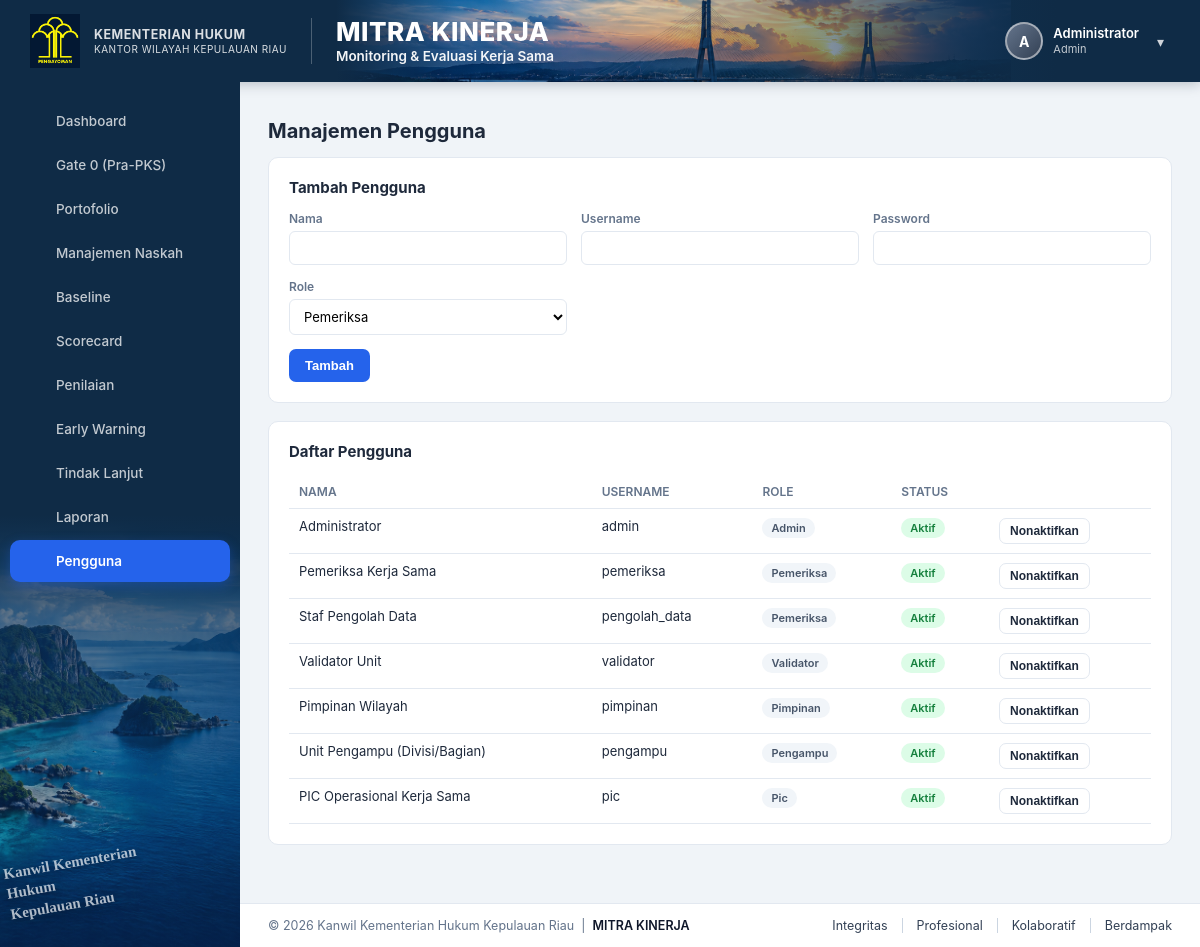
Page /users_list.php (signed in) on the committed database.
### tables this page shows
CREATE TABLE `users` (
  `id` int(11) NOT NULL AUTO_INCREMENT,
  `nama` varchar(150) NOT NULL,
  `username` varchar(50) NOT NULL,
  `password_hash` varchar(255) NOT NULL,
  `role` enum('admin','pemeriksa','validator','pimpinan','pengampu','pic') NOT NULL,
  `aktif` tinyint(1) NOT NULL DEFAULT 1,
  `created_at` timestamp NOT NULL DEFAULT current_timestamp(),
  PRIMARY KEY (`id`),
  UNIQUE KEY `username` (`username`)
);

### includes/auth.php (called while the page is built, shortened)
<?php
require_once __DIR__ . '/functions.php';
function currentUser(bool $forceRefresh = false): ?array {
    static $cachedUser = null;
    static $hasChecked = false;
    if ($hasChecked) {
        return $cachedUser;
    }
    try {
        $cachedUser = $_SESSION['user'];
        $hasChecked = true;
        return $cachedUser;
    } catch (Throwable $e) {
        error_log('currentUser DB verification failed: ' . $e->getMessage());
        $hasChecked = true;
        $cachedUser = null;
        return null;
    }
}

### includes/functions.php (called while the page is built, shortened)
<?php
function h(?string $s): string {
    return htmlspecialchars($s ?? '', ENT_QUOTES, 'UTF-8');
}

### users_list.php (the view, shortened to what this page needs)
<?php
require_once __DIR__ . '/includes/auth.php';
$pdo = getDB();
$users = $pdo->query('SELECT * FROM users ORDER BY role, nama')->fetchAll();
require __DIR__ . '/includes/header.php';
?>
<h1 style="font-size:20px;">Manajemen Pengguna</h1>
<div class="card">
    <h2>Tambah Pengguna</h2>
    <form method="post">
        <div class="form-grid">
            <div class="field"><label>Nama</label><input type="text" name="nama" required></div>
            <div class="field"><label>Username</label><input type="text" name="username" required maxlength="50" pattern="^[a-zA-Z0-9_\-\.]+$"></div>
            <div class="field"><label>Password</label><input type="password" name="password" required minlength="6"></div>
            <div class="field">
                <label>Role</label>
                <select name="role">
                    <option value="pemeriksa">Pemeriksa</option>
                </select>
            </div>
        </div>
        <div style="margin-top:14px;"><button type="submit" class="btn btn-primary">Tambah</button></div>
    </form>
</div>
<div class="card">
    <h2>Daftar Pengguna</h2>
    <div class="table-wrap">
    <table>
        <thead><tr><th>Nama</th><th>Username</th><th>Role</th><th>Status</th><th></th></tr></thead>
        <tbody>
        <?php foreach ($users as $u): ?>
        <tr>
            <td><?= h($u['nama']) ?></td>
            <td><?= h($u['username']) ?></td>
            <td><span class="badge badge-secondary"><?= h(ucfirst($u['role'])) ?></span></td>
            <td><span class="badge badge-<?= $u['aktif'] ? 'success' : 'danger' ?>"><?= $u['aktif'] ? 'Aktif' : 'Nonaktif' ?></span></td>
            <td>
                <form method="post" style="display:inline;">
                    <button type="submit" class="btn btn-outline btn-sm"><?= $u['aktif'] ? 'Nonaktifkan' : 'Aktifkan' ?></button>
                </form>
            </td>
        </tr>
        <?php endforeach; ?>
        </tbody>
    </table>
    </div>
</div>
<?php require __DIR__ . '/includes/footer.php'; ?>

### includes/header.php (shortened to what this page needs)
<?php
$user = currentUser();
$currentPage = basename($_SERVER['PHP_SELF'] ?? '', '.php');
$role = $user['role'] ?? 'pemeriksa';
$allNavItems = [
    ['page' => 'dashboard',      'label' => 'Dashboard',         'roles' => ['admin','pemeriksa','validator','pimpinan','pengampu','pic']],
    ['page' => 'gate0',          'label' => 'Gate 0 (Pra-PKS)',  'roles' => ['admin','pemeriksa','pimpinan','pengampu']],
    ['page' => 'portofolio',     'label' => 'Portofolio',        'roles' => ['admin','pemeriksa','validator','pimpinan','pengampu','pic']],
    ['page' => 'mitra_manage',   'label' => 'Manajemen Naskah',  'roles' => ['admin','pemeriksa','pengampu']],
    ['page' => 'baseline',       'label' => 'Baseline',          'roles' => ['admin','pemeriksa','validator','pimpinan','pengampu','pic']],
    ['page' => 'scorecard',      'label' => 'Scorecard',         'roles' => ['admin','pemeriksa','validator','pimpinan','pengampu','pic']],
    ['page' => 'mitra_validasi', 'label' => 'Penilaian',         'roles' => ['admin','pemeriksa','validator']],
    ['page' => 'early_warning',  'label' => 'Early Warning',     'roles' => ['admin','pemeriksa','validator','pimpinan','pengampu','pic']],
    ['page' => 'tindak_lanjut',  'label' => 'Tindak Lanjut',     'roles' => ['admin','pemeriksa','validator','pimpinan','pengampu','pic']],
    ['page' => 'laporan',        'label' => 'Laporan',           'roles' => ['admin','pemeriksa','validator','pimpinan','pengampu','pic']],
];
$navItems = array_filter($allNavItems, fn($n) => in_array($role, $n['roles'], true));
$initials = '';
if ($user) {
    $parts = preg_split('/\s+/', trim($user['nama']));
    $initials = strtoupper(substr($parts[0], 0, 1));
}
?>
<!DOCTYPE html>
<html lang="id">
<head>
<link rel="stylesheet" href="public/css/style.css?v=<?= filemtime(__DIR__ . '/../public/css/style.css') ?>">
</head>
<body>
<?php if ($user): ?>
<div class="app-layout">
<div class="app-layout-main">
    <aside class="sidebar">
        <nav class="sidebar-nav">
            <?php foreach ($navItems as $nav): ?>
            <a href="<?= $nav['page'] ?>.php" class="<?= $currentPage === $nav['page'] ? 'active' : '' ?>">
                <span class="nav-icon"><?= $icons[$nav['page']] ?? '' ?></span><span><?= $nav['label'] ?></span>
            </a>
            <?php endforeach; ?>
            <?php if ($user['role'] === 'admin'): ?>
            <a href="users_list.php" class="<?= $currentPage === 'users_list' ? 'active' : '' ?>">
                <span class="nav-icon"><?= $icons['users_list'] ?? '' ?></span><span>Pengguna</span>
            </a>
            <?php endif; ?>
        </nav>
        <div class="sidebar-motto">Kanwil Kementerian Hukum<br>Kepulauan Riau</div>
    </aside>
    <div class="app-content">
        <header class="app-hero">
            <div class="hero-left">
                <div class="hero-logo-block">
                    <div class="hero-logo-badge">
                        <img src="public/img/logo-hukum.png" alt="Logo Hukum">
                    </div>
                    <div class="hero-instansi">
                        <strong>KEMENTERIAN HUKUM</strong>
                        <span>KANTOR WILAYAH KEPULAUAN RIAU</span>
                    </div>
                </div>
                <div class="hero-titles">
                    <div class="hero-title">MITRA KINERJA</div>
                    <div class="hero-subtitle">Monitoring &amp; Evaluasi Kerja Sama</div>
                </div>
            </div>
            <div class="hero-right">
                <div class="header-user">
                    <div class="user-avatar"><?= h($initials) ?></div>
                    <div class="user-info">
                        <div class="user-name"><?= h($user['nama']) ?></div>
                        <div class="user-role"><?= h(ucfirst($user['role'])) ?></div>
                    </div>
                    <form method="POST" action="logout.php" style="display:inline;margin:0;padding:0;" onsubmit="return confirm('Apakah Anda yakin ingin keluar dari akun?');">
                        <button type="submit" class="btn-logout" title="Keluar / Logout" style="background:none;border:none;cursor:pointer;font:inherit;line-height:inherit;display:inline-flex;align-items:center;">▾</button>
                    </form>
                </div>
            </div>
        </header>
        <div class="page-body">
<?php else: ?>
<div class="page-body">
<?php endif; ?>

### rows in the picture
users: nama "A", nama "Administrator", role "Admin", username "admin", aktif "Aktif"
users: nama "Pemeriksa Kerja Sama", username "pemeriksa", role "Pemeriksa", aktif "Aktif"
users: nama "Staf Pengolah Data", username "pengolah_data", role "Pemeriksa", aktif "Aktif"
users: nama "Validator Unit", username "validator", role "Validator", aktif "Aktif"
users: nama "Pimpinan Wilayah", username "pimpinan", role "Pimpinan", aktif "Aktif"
users: nama "Unit Pengampu (Divisi/Bagian)", username "pengampu", role "Pengampu", aktif "Aktif"
users: nama "PIC Operasional Kerja Sama", username "pic", role "Pic", aktif "Aktif"

### other values in the picture
$nav['label'] "Dashboard"
$nav['label'] "Gate 0 (Pra-PKS)"
$nav['label'] "Portofolio"
$nav['label'] "Manajemen Naskah"
$nav['label'] "Baseline"
$nav['label'] "Scorecard"
$nav['label'] "Penilaian"
$nav['label'] "Early Warning"
$nav['label'] "Tindak Lanjut"
$nav['label'] "Laporan"
